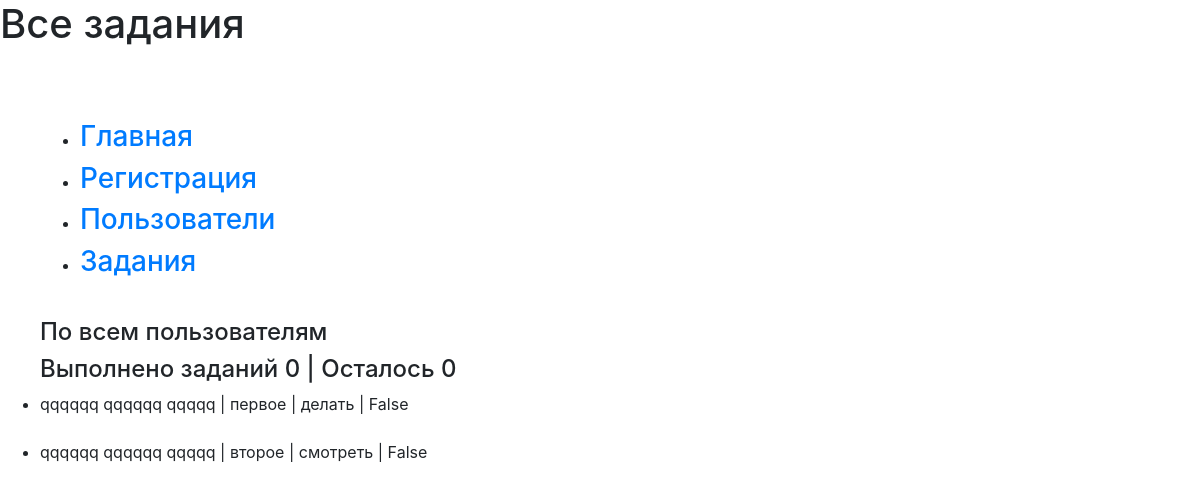
The page /tasks/ on the database as committed earlier.
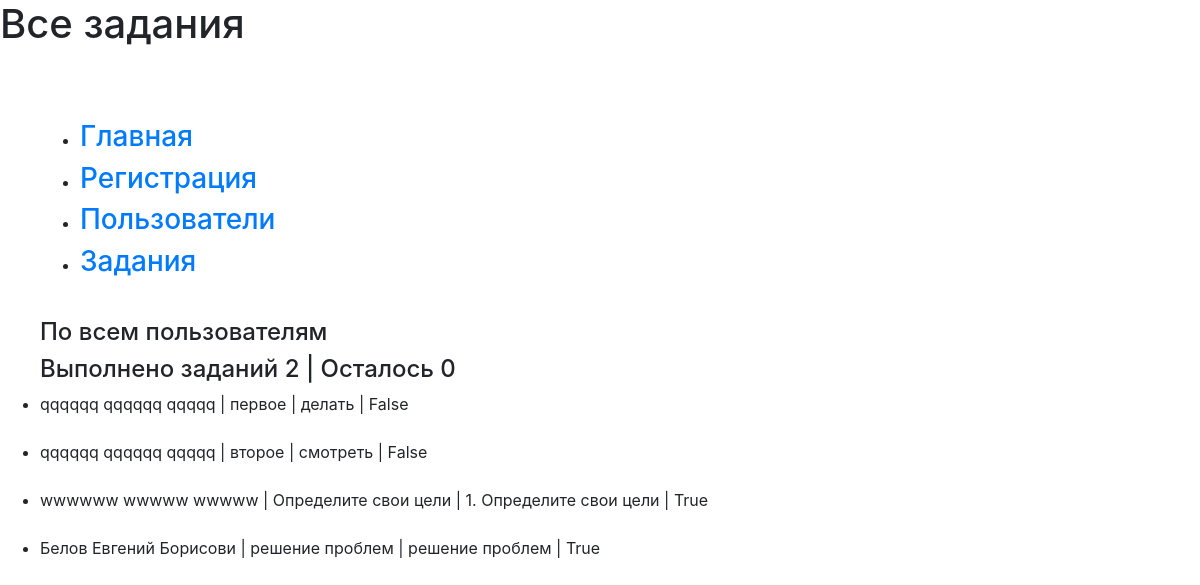
The same page on the database as committed later.
### app/models.py (models this page shows)
class Task(models.Model):
    title = models.CharField(max_length=250,db_index=True)
    content = models.TextField()
    priority = models.IntegerField(default=0)
    completed = models.BooleanField( default=False)
    user = models.ForeignKey(User,related_name='tasks', on_delete=models.PROTECT,null=True)
    slug = models.CharField(max_length=15,db_index=True)

class User(models.Model):
    username =models.CharField(max_length=15,db_index=True)
    firstname = models.CharField(max_length=15)
    lastname = models.CharField(max_length=15)
    age = models.IntegerField()
    slug = models.CharField(max_length=15,db_index=True)
    def __str__(self):
        return f'{self.username} {self.firstname} {self.lastname}'

### app/views.py (the view)
# urls.py: path('tasks/',task_list),
def task_list(request):
    if request.method == "POST":
        user_id = request.POST['idd']
        user_str = f'У пользователя :{User.objects.get(id=user_id)}'
        tasks = Task.objects.filter(user_id=user_id)
        there_is = Task.objects.filter(user_id=user_id).exists()
        completed_tasks = Task.objects.filter(user_id=user_id , completed=True).count()
        not_completed_tasks = Task.objects.filter(user_id=user_id, completed=False).count()
        title = 'Задания'
    else:
        tasks = Task.objects.all()
        there_is = Task.objects.all().exists()
        user_str = 'По всем пользователям'
        completed_tasks = Task.objects.filter(completed=True).count()
        not_completed_tasks = Task.objects.filter(completed=False).count()
        title = 'Все задания'
    context = {'title': title, 'list': tasks, 'there_is': there_is, 'completed_tasks': completed_tasks,
               'not_completed_tasks': not_completed_tasks,'user_str':user_str}
    return render(request,"tasks.html",context=context)

### Templates/tasks.html
{% extends "index.html" %}
{% block pagename  %}
     <h1>{{title}}</h1>
{% endblock %}
{% block menu %}
    {{ block.super}}
{% endblock %}
{% block content %}
    <br>
    <form>
        <ul >
            {% if not there_is %}
            <h3 > нет заданий </h3>
            {% else %}
            <h4>  {{user_str}}</h4>
            <h4> Выполнено заданий  {{completed_tasks}} | Осталось {{0}}</h4>
            {% endif %}
            {% for t in list %}
            <li > {{t.user}} | {{t.title}} | {{t.content}} | {{t.completed}} </li>
            <br>
            {% endfor %}
        </ul>
    <br>
    <br>
    </form>
{% endblock %}

Rows that differ between the two databases and show on the page:
added Task: user "wwwwww wwwww wwwww", title "Определите свои цели", content "1. Определите свои цели", completed "True"
added Task: user "Белов Евгений Борисови", title "решение проблем", content "решение проблем", completed "True"
Other text that changed with them:
{{ completed_tasks }}: "0" → "2"
